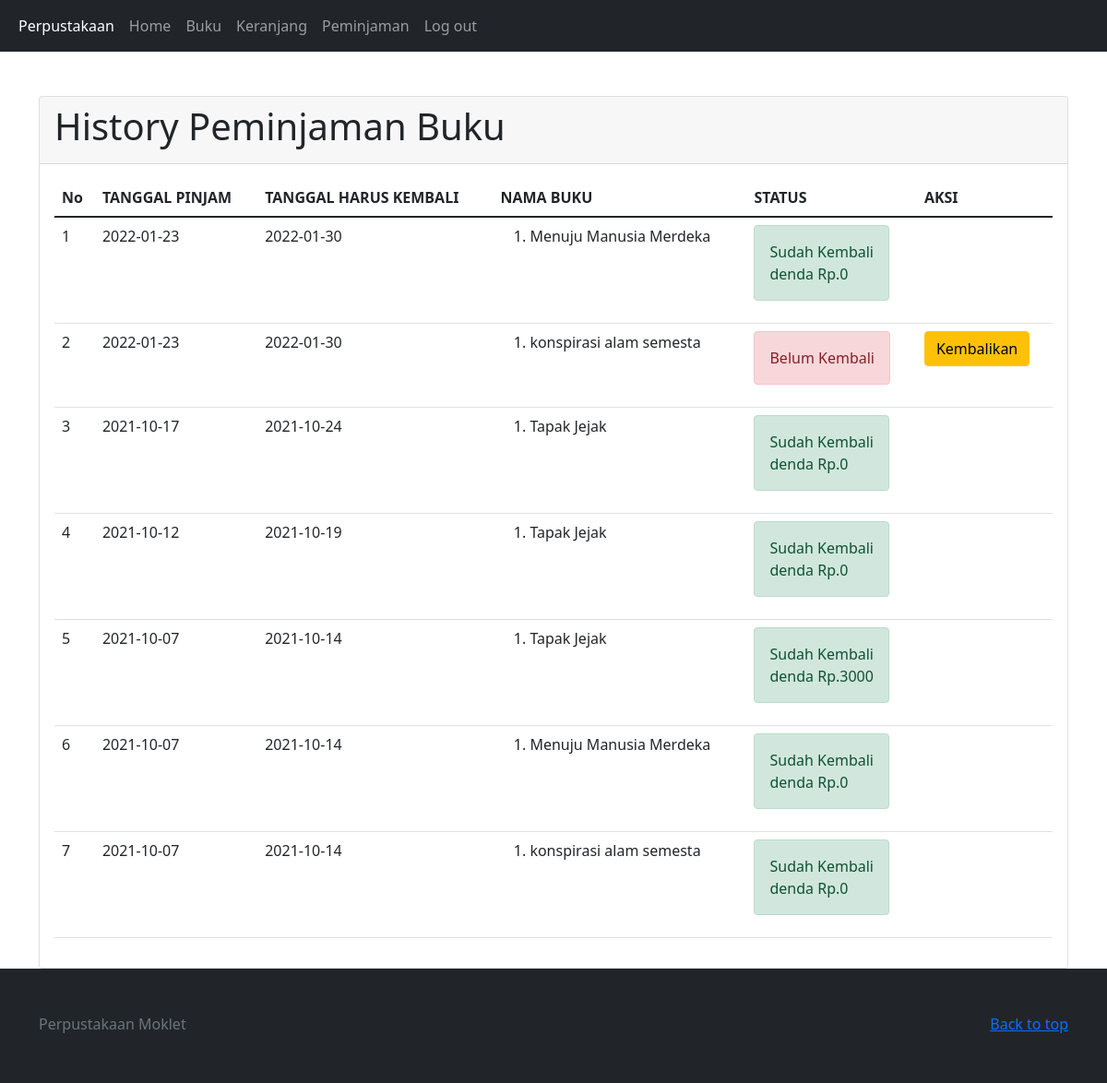
/user/peminjaman.php (signed in), run on the app's committed database.
### tables this page shows
CREATE TABLE `peminjaman_buku` (
  `id_peminjaman_buku` int(11) NOT NULL,
  `id_siswa` int(11) NOT NULL,
  `tanggal_pinjam` date NOT NULL,
  `tanggal_kembali` date NOT NULL
);

CREATE TABLE `detail_peminjaman_buku` (
  `id_detail_peminjaman_buku` int(11) NOT NULL,
  `id_peminjaman_buku` int(11) NOT NULL,
  `id_buku` int(11) NOT NULL,
  `qty` int(11) NOT NULL
);

CREATE TABLE `buku` (
  `id_buku` int(11) NOT NULL,
  `nama_buku` varchar(100) NOT NULL,
  `pengarang` varchar(100) NOT NULL,
  `deskripsi` text NOT NULL,
  `foto` varchar(255) NOT NULL
);

CREATE TABLE `pengembalian_buku` (
  `id_pengembalian_buku` int(11) NOT NULL,
  `id_peminjaman_buku` int(11) NOT NULL,
  `tanggal_pengembalian` date NOT NULL,
  `denda` int(11) NOT NULL
);

### user/peminjaman.php (the view, shortened to what this page needs)
<!DOCTYPE html>
<html lang="en">
<head>
    <link href="https://cdn.jsdelivr.net/npm/bootstrap@5.1.1/dist/css/bootstrap.min.css" rel="stylesheet">
</head>
<body>
    <?php
        include "navbar.php";
    ?>
    <br></br>
    <div class="container">
        <div class="card">
            <div class="card-header">
                <h1>History Peminjaman Buku</h1>
            </div>
            <div class="card-body">
            <table class="table">
                <thead>
                    <tr>
                    <th scope="col">No</th>
                    <th scope="col">TANGGAL PINJAM</th>
                    <th scope="col">TANGGAL HARUS KEMBALI</th>
                    <th scope="col">NAMA BUKU</th>
                    <th scope="col">STATUS</th>
                    <th scope="col">AKSI</th>
                    </tr>
                </thead>
                <tbody>
                    <?php
                    include "koneksi.php";
                    $query_peminjaman = mysqli_query($koneksi, "SELECT * FROM peminjaman_buku
                    where id_siswa = '".$_SESSION['id_siswa']."' ORDER BY id_peminjaman_buku DESC");
                    $no=0;
                    while($data_peminjaman=mysqli_fetch_array($query_peminjaman)){
                        $no++;
                    ?>
                    <tr>
                        <td><?=$no?></td>
                        <td><?=$data_peminjaman['tanggal_pinjam']?></td>
                        <td><?=$data_peminjaman['tanggal_kembali']?></td>
                        <td>
                            <ol>
                            <?php
                            $query_detail = mysqli_query($koneksi, "SELECT * FROM detail_peminjaman_buku d
                                            JOIN buku b ON b.id_buku = d.id_buku WHERE
                                            id_peminjaman_buku = '".$data_peminjaman['id_peminjaman_buku']."'");
                            while($data_detail = mysqli_fetch_array($query_detail)){
                                echo "<li>".$data_detail['nama_buku']."</li>";
                            }
                            ?>
                            </ol>
                        </td>
                        <?php
                        $query_cek_kembali = mysqli_query($koneksi, "SELECT * FROM pengembalian_buku
                        WHERE id_peminjaman_buku = '".$data_peminjaman['id_peminjaman_buku']."'");
                        if (mysqli_num_rows($query_cek_kembali) > 0) {
                            $data_kembali = mysqli_fetch_array($query_cek_kembali);
                            echo "<td>";
                            echo "<label class='alert alert-success'>
                                Sudah Kembali<br>
                                denda Rp.".$data_kembali['denda']."</label>";
                            echo "</td>";
                            echo "<td></td>";
                        }
                        else{
                            echo "<td><label class='alert alert-danger'>Belum Kembali<br></label></td>";
                            echo "<td><a href='kembali.php?id=".$data_peminjaman['id_peminjaman_buku']."' class='btn btn-warning'
                            onclick='return confirm('Apakah anda yakin mengembalikan buku ini?')'>Kembalikan</a></td>";
                        }
                        ?>
                    </tr>
                    <?php } ?>
                </tbody>
            </table>
            </div>
        </div>
    </div>
    <?php
        include "footer.php";
    ?>
</body>
</html>

### data on the page
peminjaman_buku: tanggal_pinjam "2022-01-23", tanggal_kembali "2022-01-30", pengembalian_buku.denda "0"
detail_peminjaman_buku: id_buku.nama_buku "Menuju Manusia Merdeka"
peminjaman_buku: tanggal_pinjam "2022-01-23", tanggal_kembali "2022-01-30"
detail_peminjaman_buku: id_buku.nama_buku "konspirasi alam semesta"
peminjaman_buku: tanggal_pinjam "2021-10-17", tanggal_kembali "2021-10-24", pengembalian_buku.denda "0"
detail_peminjaman_buku: id_buku.nama_buku "Tapak Jejak"
peminjaman_buku: tanggal_pinjam "2021-10-12", tanggal_kembali "2021-10-19", pengembalian_buku.denda "0"
detail_peminjaman_buku: id_buku.nama_buku "Tapak Jejak"
peminjaman_buku: tanggal_pinjam "2021-10-07", tanggal_kembali "2021-10-14", pengembalian_buku.denda "3000"
detail_peminjaman_buku: id_buku.nama_buku "Tapak Jejak"
peminjaman_buku: tanggal_pinjam "2021-10-07", tanggal_kembali "2021-10-14", pengembalian_buku.denda "0"
detail_peminjaman_buku: id_buku.nama_buku "Menuju Manusia Merdeka"
peminjaman_buku: tanggal_pinjam "2021-10-07", tanggal_kembali "2021-10-14", pengembalian_buku.denda "0"
detail_peminjaman_buku: id_buku.nama_buku "konspirasi alam semesta"
